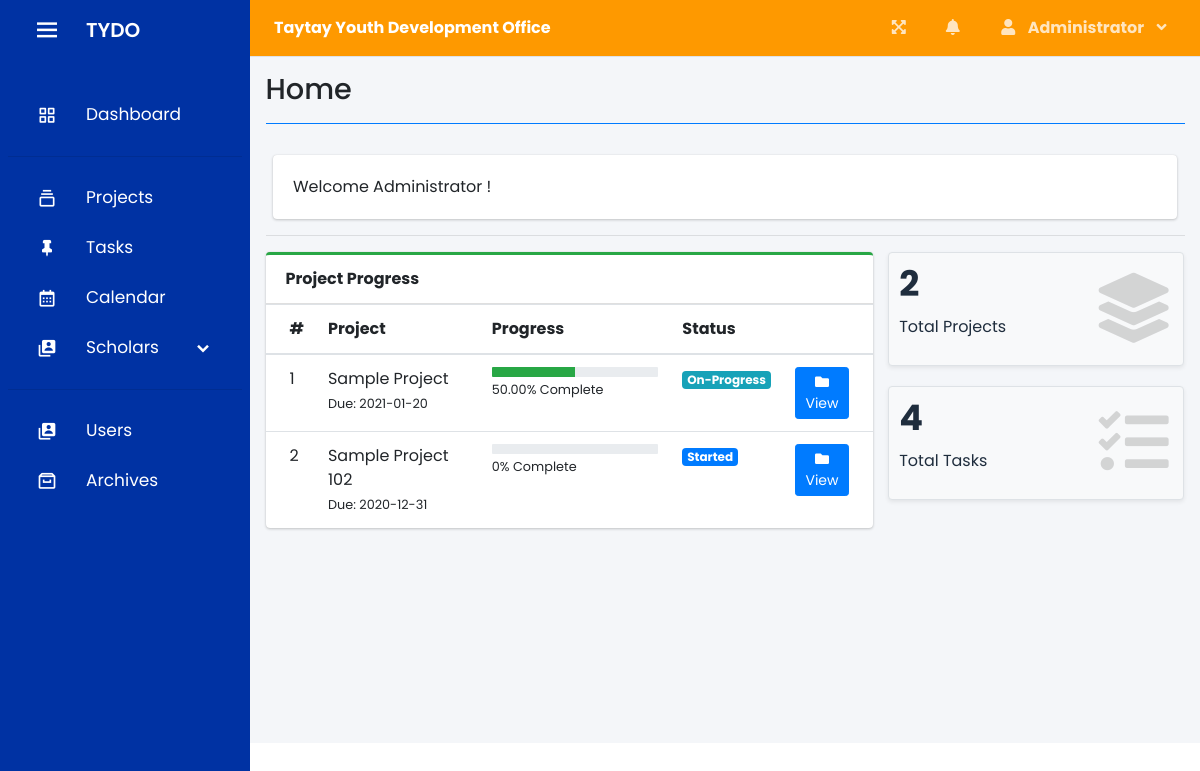
Before: / (signed in) with the older database file.
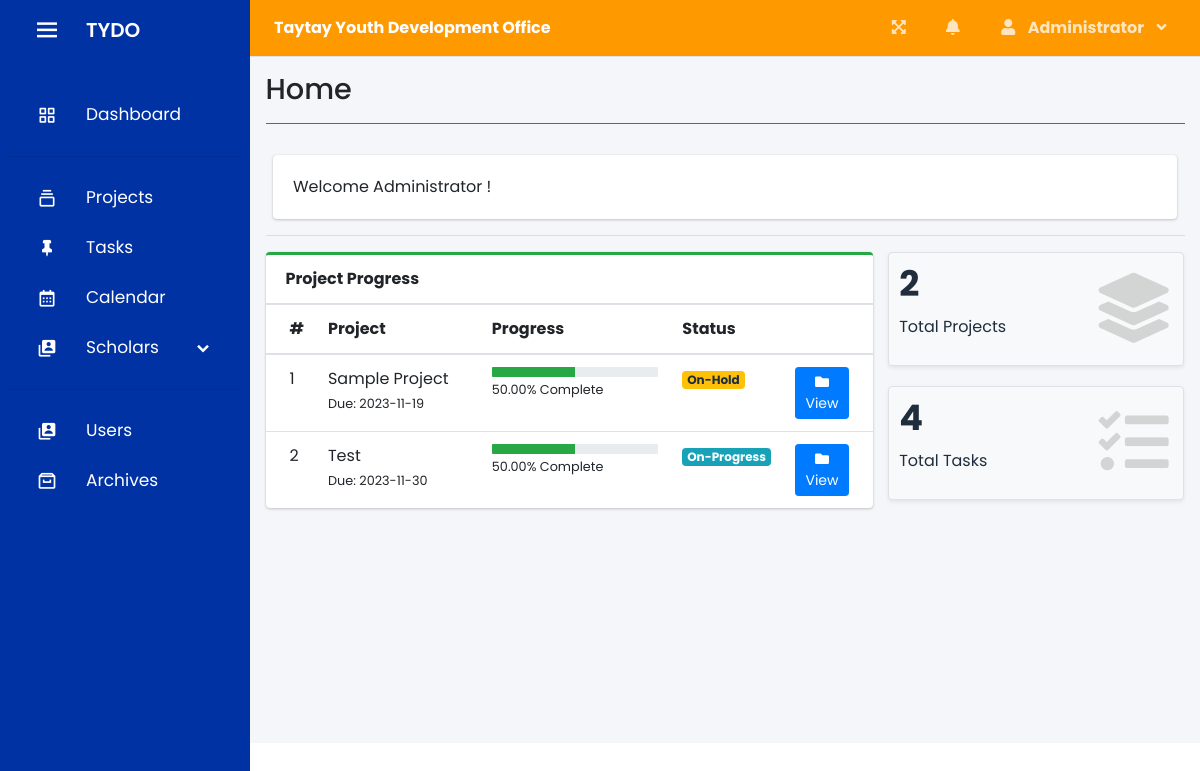
After: the same page with the newer database file.
### tables this page shows
CREATE TABLE `project_list` (
  `id` int(30) NOT NULL,
  `name` varchar(200) NOT NULL,
  `description` text NOT NULL,
  `status` tinyint(2) NOT NULL,
  `start_date` date NOT NULL,
  `end_date` date NOT NULL,
  `manager_id` int(30) NOT NULL,
  `user_ids` text NOT NULL,
  `date_created` datetime NOT NULL DEFAULT current_timestamp()
);

### home.php (the view, shortened to what the changed rows need)
<?php include('db_connect.php') ?>
      <div class="row">
        <div class="col-md-8">
        <div class="card card-outline card-success">
          <div class="card-body p-0">
            <div class="table-responsive">
              <table class="table m-0 table-hover">
                <colgroup>
                </colgroup>
                <thead>
                  <th>#</th>
                  <th>Project</th>
                  <th>Progress</th>
                  <th>Status</th>
                  <th></th>
                </thead>
                <tbody>
                <?php
                $i = 1;
                $stat = array("Pending","Started","On-Progress","On-Hold","Over Due","Done");
                $where = "";
                $qry = $conn->query("SELECT * FROM project_list $where order by name asc");
                while($row= $qry->fetch_assoc()):
                $tprog = $conn->query("SELECT * FROM task_list where project_id = {$row['id']}")->num_rows;
                $cprog = $conn->query("SELECT * FROM task_list where project_id = {$row['id']} and status = 3")->num_rows;
                $prog = $tprog > 0 ? ($cprog/$tprog) * 100 : 0;
                $prog = $prog > 0 ?  number_format($prog,2) : $prog;
                $prod = $conn->query("SELECT * FROM user_productivity where project_id = {$row['id']}")->num_rows;
                if($row['status'] == 0 && strtotime(date('Y-m-d')) >= strtotime($row['start_date'])):
                if($prod  > 0  || $cprog > 0)
                  $row['status'] = 2;
                else
                  $row['status'] = 1;
                elseif($row['status'] == 0 && strtotime(date('Y-m-d')) > strtotime($row['end_date'])):
                $row['status'] = 4;
                endif;
                  ?>
                  <tr>
                      <td>
                         <?php echo $i++ ?>
                      </td>
                      <td>
                          <a>
                              <?php echo ucwords($row['name']) ?>
                          </a>
                          <br>
                          <small>
                              Due: <?php echo date("Y-m-d",strtotime($row['end_date'])) ?>
                          </small>
                      </td>
                      <td class="project_progress">
                          <div class="progress progress-sm">
                              <div class="progress-bar bg-green" role="progressbar" aria-valuenow="57" aria-valuemin="0" aria-valuemax="100" style="width: <?php echo $prog ?>%">
                              </div>
                          </div>
                          <small>
                              <?php echo $prog ?>% Complete
                          </small>
                      </td>
                      <td class="project-state">
                          <?php
                            if($stat[$row['status']] =='Pending'){
                              echo "<span class='badge badge-secondary'>{$stat[$row['status']]}</span>";
                            }elseif($stat[$row['status']] =='Started'){
                              echo "<span class='badge badge-primary'>{$stat[$row['status']]}</span>";
                            }elseif($stat[$row['status']] =='On-Progress'){
                              echo "<span class='badge badge-info'>{$stat[$row['status']]}</span>";
                            }elseif($stat[$row['status']] =='On-Hold'){
                              echo "<span class='badge badge-warning'>{$stat[$row['status']]}</span>";
                            }elseif($stat[$row['status']] =='Over Due'){
                              echo "<span class='badge badge-danger'>{$stat[$row['status']]}</span>";
                            }elseif($stat[$row['status']] =='Done'){
                              echo "<span class='badge badge-success'>{$stat[$row['status']]}</span>";
                            }
                          ?>
                      </td>
                      <td>
                        <a class="btn btn-primary btn-sm" href="./index.php?page=view_project&id=<?php echo $row['id'] ?>">
                              <i class="fas fa-folder">
                              </i>
                              View
                        </a>
                      </td>
                  </tr>
                <?php endwhile; ?>
                </tbody>
              </table>
            </div>
          </div>
        </div>
        </div>
      </div>

Changed rows visible on the page:
removed project_list: name "Sample Project 102", end_date "2020-12-31", prog "0", status "Started"
changed project_list "Sample Project": end_date "2021-01-20" → "2023-11-19"; status (not shown) → "On-Hold"; manager_id 2 → 0 (drawn); manager "On-Progress" → (not shown)
added project_list: name "Test", end_date "2023-11-30", prog "50.00", status "On-Progress"
